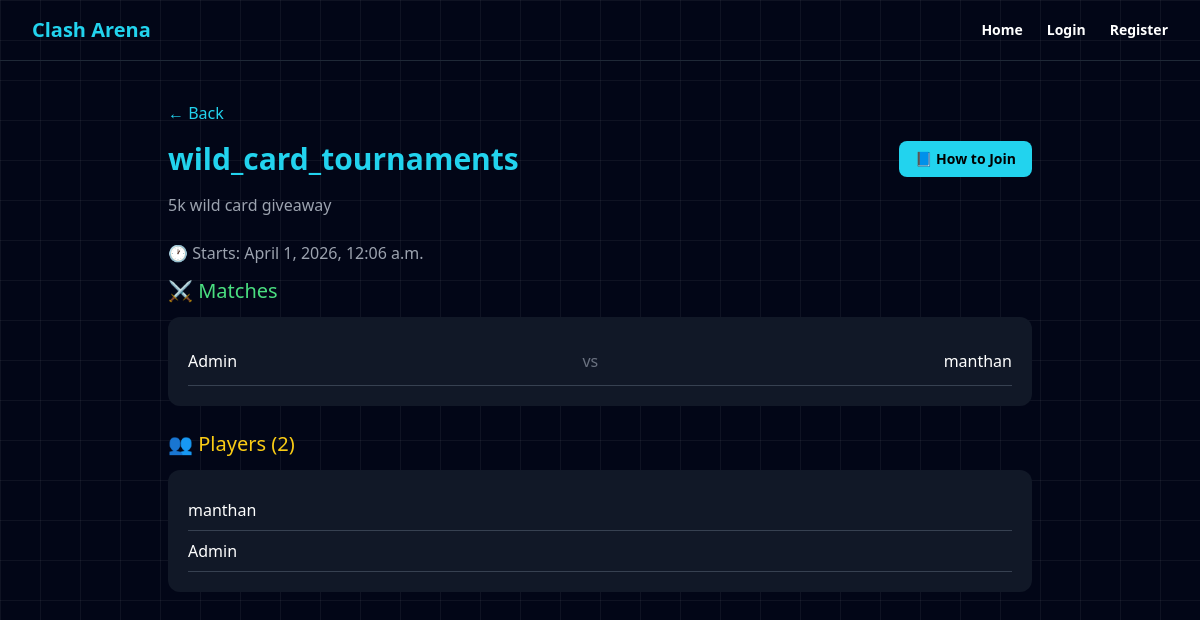
Screenshot of /tournament/2/ with the database file from the repository.
### core/models.py (models this page shows, shortened)
class Tournament(models.Model):
    name = models.CharField(max_length=100)
    description = models.TextField()
    creator = models.ForeignKey(User, on_delete=models.CASCADE)
    password = models.CharField(max_length=50, blank=True, null=True)
    reward = models.CharField(max_length=100, blank=True)
    start_time = models.DateTimeField()
    proof_image = models.ImageField(upload_to='proofs/', blank=True, null=True)
    created_at = models.DateTimeField(auto_now_add=True)

class Match(models.Model):
    tournament = models.ForeignKey(Tournament, on_delete=models.CASCADE)
    player1 = models.ForeignKey(User, on_delete=models.CASCADE, related_name='player1')
    player2 = models.ForeignKey(User, on_delete=models.CASCADE, related_name='player2')
    winner = models.ForeignKey(User, on_delete=models.SET_NULL, null=True, blank=True, related_name='winner')
    round_number = models.IntegerField(default=1)
    created_at = models.DateTimeField(auto_now_add=True)

class Participant(models.Model):
    user = models.ForeignKey(User, on_delete=models.CASCADE)
    tournament = models.ForeignKey(Tournament, on_delete=models.CASCADE)
    joined_at = models.DateTimeField(auto_now_add=True)
    class Meta:
        unique_together = ('user', 'tournament')

### core/views.py (the view)
# urls.py: path('tournament/<int:tournament_id>/', tournament_detail, name='tournament_detail'),
def tournament_detail(request, tournament_id):
    tournament = get_object_or_404(Tournament, id=tournament_id)
    participants = Participant.objects.filter(tournament=tournament)
    matches = Match.objects.filter(tournament=tournament)
    now = localtime()
    show_password = False
    if tournament.start_time:
        if now >= tournament.start_time - timedelta(minutes=10):
            show_password = True
    joined_tournaments = []
    if request.user.is_authenticated:
        joined_tournaments = Participant.objects.filter(
            user=request.user
        ).values_list('tournament_id', flat=True)
    return render(request, 'tournament_detail.html', {
        'tournament': tournament,
        'participants': participants,
        'matches': matches,
        'show_password': show_password,
        'joined_tournaments': joined_tournaments
    })

### templates/tournament_detail.html (shortened to what this page needs)
{% extends "base.html" %}
{% load static %}
{% block content %}
<div class="max-w-4xl mx-auto px-4 py-10">
    <a href="/" class="text-cyan-400 hover:underline mb-4 inline-block">← Back</a>
    <div class="flex justify-between items-center mb-4">
        <h1 class="text-3xl font-bold text-cyan-400">{{ tournament.name }}</h1>
        <div class="flex gap-2">
            <button onclick="openGuide()"
                class="bg-cyan-400 text-black px-4 py-2 rounded-lg font-bold text-sm hover:bg-cyan-300 transition">
                📘 How to Join
            </button>
        </div>
    </div>
    <p class="text-gray-400 mb-6">{{ tournament.description }}</p>
    {% if tournament.start_time %}
    <p class="text-gray-400 mb-3">🕐 Starts: {{ tournament.start_time }}</p>
    {% endif %}
    <h2 class="text-xl text-green-400 mb-3">⚔️ Matches</h2>
    <div class="bg-gray-900 rounded-xl p-5 mb-6">
        {% for match in matches %}
            <div class="flex justify-between border-b border-gray-700 py-3">
                <span>{{ match.player1.username }}</span>
                <span class="text-gray-500">vs</span>
                <span>{{ match.player2.username }}</span>
            </div>
        {% empty %}
            <p class="text-gray-500">No matches yet</p>
        {% endfor %}
    </div>
    <h2 class="text-xl text-yellow-400 mb-3">👥 Players ({{ participants|length }})</h2>
    <div class="bg-gray-900 rounded-xl p-5">
        {% for p in participants %}
            <div class="border-b border-gray-700 py-2">{{ p.user.username }}</div>
        {% empty %}
            <p class="text-gray-500">No players yet</p>
        {% endfor %}
    </div>
</div>
{% endblock %}

### templates/base.html (style rules this page uses)
html, body { overflow: hidden; height: 100%; }
body { background-color: #020617; background-image: linear-gradient(rgba(255, 255, 255, 0.05) 1px, transparent 1px), linear-gradient(90deg, rgba(255, 255, 255, 0.05) 1px, transparent 1px); background-size: 40px 40px; }

### rows the page displays
Tournament: name "wild_card_tournaments", description "5k wild card giveaway", start_time "April 1, 2026, 12:06 a.m."
Match: player1.username "Admin", player2.username "manthan"
Participant: user.username "manthan"
Participant: user.username "Admin"

### other values shown
{{ participants|length }} "2"
